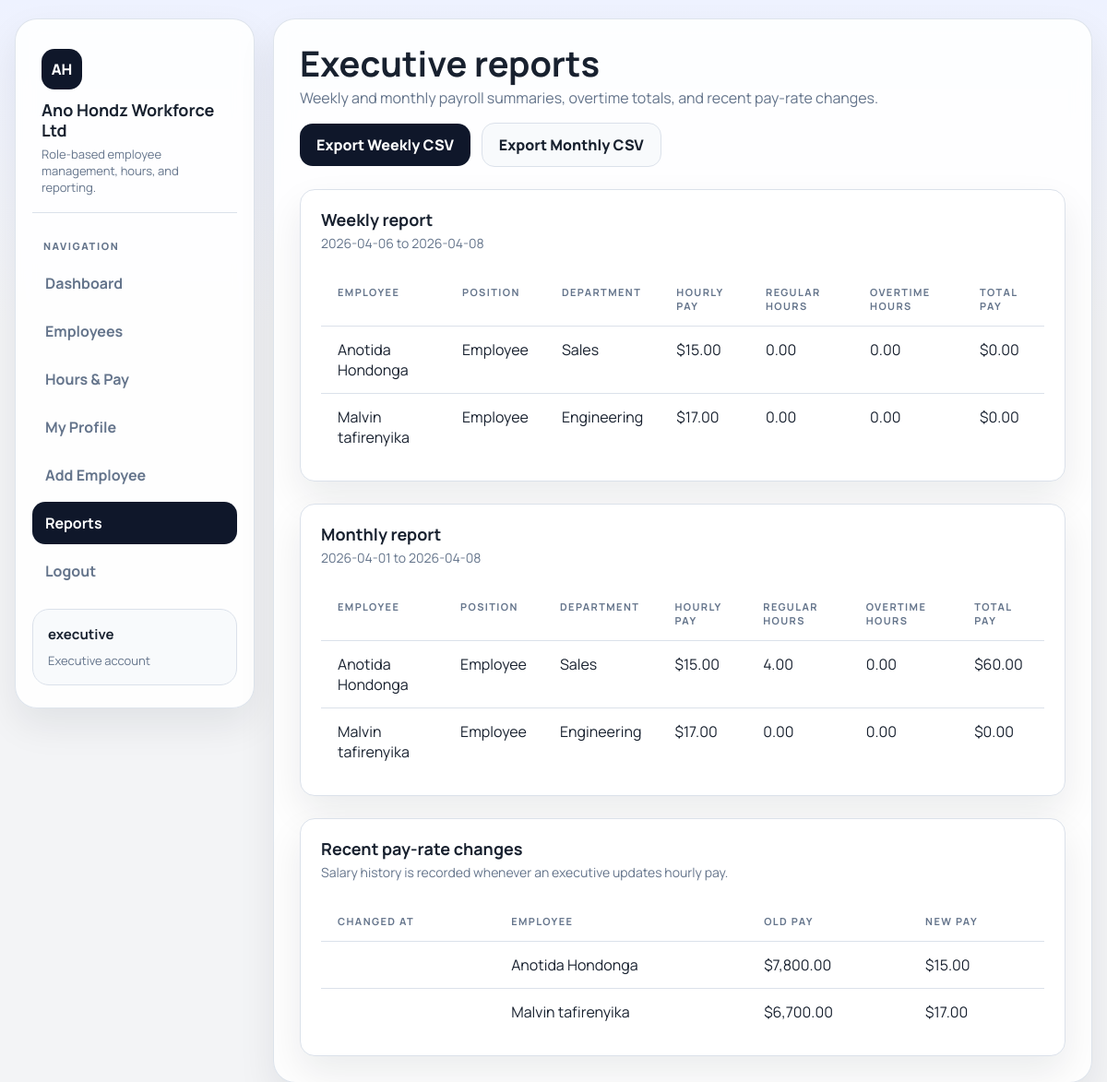
/reports/ (signed in), run on the app's committed database.
### tables this page shows
CREATE TABLE users (
            id INTEGER PRIMARY KEY AUTOINCREMENT,
            username TEXT NOT NULL UNIQUE,
            password_hash TEXT NOT NULL,
            role TEXT NOT NULL CHECK(role IN ('executive', 'employee')),
            employee_id INTEGER UNIQUE,
            created_at TEXT NOT NULL DEFAULT CURRENT_TIMESTAMP,
            FOREIGN KEY (employee_id) REFERENCES employees(id)
        );

CREATE TABLE employees (
            id INTEGER PRIMARY KEY,
            first_name TEXT NOT NULL,
            last_name TEXT NOT NULL,
            salary REAL NOT NULL,
            email TEXT NOT NULL UNIQUE
        , dept_id INTEGER REFERENCES departments(dept_id), job_title TEXT, overtime_rate REAL NOT NULL DEFAULT 1.5, schedule TEXT NOT NULL DEFAULT 'Mon-Fri 9:00 AM - 5:00 PM', address TEXT NOT NULL DEFAULT '', phone TEXT NOT NULL DEFAULT '');

CREATE TABLE salary_history (
            record_id INTEGER PRIMARY KEY AUTOINCREMENT,
            emp_id INTEGER,
            old_salary REAL,
            new_salary REAL,
            change_date TEXT, changed_by INTEGER,
            FOREIGN KEY (emp_id) REFERENCES employees(id)
        );

### ems_app/reports.py (the view)
@bp.route("/")
@executive_required
def index():
    weekly_rows, weekly_start, weekly_end = fetch_report_rows("weekly")
    monthly_rows, monthly_start, monthly_end = fetch_report_rows("monthly")
    recent_salary_changes = get_db().execute(
        """
        SELECT
            sh.change_date,
            sh.old_salary,
            sh.new_salary,
            e.first_name,
            e.last_name
        FROM salary_history sh
        JOIN employees e ON e.id = sh.emp_id
        ORDER BY sh.change_date DESC
        LIMIT 10
        """
    ).fetchall()
    return render_template(
        "reports.html",
        active_page="reports",
        weekly_rows=weekly_rows,
        weekly_start=weekly_start,
        weekly_end=weekly_end,
        monthly_rows=monthly_rows,
        monthly_start=monthly_start,
        monthly_end=monthly_end,
        recent_salary_changes=recent_salary_changes,
    )

### ems_app/auth.py (called while the page is built)
def login_required(view):
    @wraps(view)
    def wrapped_view(*args, **kwargs):
        if g.user is None:
            return redirect(url_for("auth.login", next=request.full_path.rstrip("?")))
        return view(*args, **kwargs)
    return wrapped_view

def executive_required(view):
    @wraps(view)
    @login_required
    def wrapped_view(*args, **kwargs):
        if g.user["role"] != "executive":
            flash("Executive access is required for that page.", "error")
            return redirect(url_for("employees.dashboard"))
        return view(*args, **kwargs)
    return wrapped_view

@bp.before_app_request
def load_logged_in_user():
    user_id = session.get("user_id")
    if user_id is None:
        g.user = None
        return
    db = get_db()
    g.user = db.execute(
        """
        SELECT
            u.id,
            u.username,
            u.role,
            u.employee_id,
            e.first_name,
            e.last_name,
            e.email,
            e.job_title,
            e.salary,
            e.overtime_rate,
            e.schedule,
            e.address,
            e.phone,
            d.dept_name AS department_name
        FROM users u
        LEFT JOIN employees e ON e.id = u.employee_id
        LEFT JOIN departments d ON d.dept_id = e.dept_id
        WHERE u.id = ?
        """,
        (user_id,),
    ).fetchone()

### ems_app/db.py (called while the page is built)
def get_db():
    if "db" not in g:
        g.db = sqlite3.connect(current_app.config["DATABASE"])
        g.db.row_factory = sqlite3.Row
        g.db.execute("PRAGMA foreign_keys = ON")
    return g.db

### ems_app/reports.py (called while the page is built)
def get_period_bounds(period):
    today = date.today()
    if period == "monthly":
        start = today.replace(day=1)
        end = today
    else:
        start = today - timedelta(days=today.weekday())
        end = today
    return start.isoformat(), end.isoformat()

### templates/reports.html (shortened to what this page needs)
{% extends "base.html" %}
{% block content %}
<div class="page-header">
  <div>
    <h2>Executive reports</h2>
    <p>Weekly and monthly payroll summaries, overtime totals, and recent pay-rate changes.</p>
  </div>
  <div class="toolbar">
    <a href="{{ url_for('reports.export_csv', period='weekly') }}" class="btn btn-primary">Export Weekly CSV</a>
    <a href="{{ url_for('reports.export_csv', period='monthly') }}" class="btn btn-secondary">Export Monthly CSV</a>
  </div>
</div>
<section class="card">
  <div class="panel-head">
    <div>
      <h3>Weekly report</h3>
      <p>{{ weekly_start }} to {{ weekly_end }}</p>
    </div>
  </div>
  <div class="panel-body">
    <div class="table-wrap">
      <table>
        <thead>
          <tr><th>Employee</th><th>Position</th><th>Department</th><th>Hourly Pay</th><th>Regular Hours</th><th>Overtime Hours</th><th>Total Pay</th></tr>
        </thead>
        <tbody>
          {% for row in weekly_rows %}
            <tr>
              <td>{{ row.first_name }} {{ row.last_name }}</td>
              <td>{{ row.job_title }}</td>
              <td>{{ row.department_name }}</td>
              <td>{{ row.salary|currency }}</td>
              <td>{{ row.regular_hours|hours }}</td>
              <td>{{ row.overtime_hours|hours }}</td>
              <td>{{ row.total_pay|currency }}</td>
            </tr>
          {% endfor %}
        </tbody>
      </table>
    </div>
  </div>
</section>
<section class="card">
  <div class="panel-head">
    <div>
      <h3>Monthly report</h3>
      <p>{{ monthly_start }} to {{ monthly_end }}</p>
    </div>
  </div>
  <div class="panel-body">
    <div class="table-wrap">
      <table>
        <thead>
          <tr><th>Employee</th><th>Position</th><th>Department</th><th>Hourly Pay</th><th>Regular Hours</th><th>Overtime Hours</th><th>Total Pay</th></tr>
        </thead>
        <tbody>
          {% for row in monthly_rows %}
            <tr>
              <td>{{ row.first_name }} {{ row.last_name }}</td>
              <td>{{ row.job_title }}</td>
              <td>{{ row.department_name }}</td>
              <td>{{ row.salary|currency }}</td>
              <td>{{ row.regular_hours|hours }}</td>
              <td>{{ row.overtime_hours|hours }}</td>
              <td>{{ row.total_pay|currency }}</td>
            </tr>
          {% endfor %}
        </tbody>
      </table>
    </div>
  </div>
</section>
<section class="card">
  <div class="panel-head">
    <div>
      <h3>Recent pay-rate changes</h3>
      <p>Salary history is recorded whenever an executive updates hourly pay.</p>
    </div>
  </div>
  <div class="panel-body">
    {% if recent_salary_changes %}
      <div class="table-wrap">
        <table>
          <thead>
            <tr><th>Changed At</th><th>Employee</th><th>Old Pay</th><th>New Pay</th></tr>
          </thead>
          <tbody>
            {% for row in recent_salary_changes %}
              <tr>
                <td>{{ row.changed_at }}</td>
                <td>{{ row.first_name }} {{ row.last_name }}</td>
                <td>{{ row.old_salary|currency }}</td>
                <td>{{ row.new_salary|currency }}</td>
              </tr>
            {% endfor %}
          </tbody>
        </table>
      </div>
    {% else %}
      <p class="empty">No pay changes have been recorded yet.</p>
    {% endif %}
  </div>
</section>
{% endblock %}

### templates/base.html (shortened to what this page needs)
<!DOCTYPE html>
<html lang="en">
<head>
</head>
<body>
  <div class="shell">
    <aside>
      <div class="brand">
        <div class="brand-mark">AH</div>
        <h1>Ano Hondz Workforce Ltd</h1>
        <p>Role-based employee management, hours, and reporting.</p>
      </div>
      <div class="nav-label">Navigation</div>
      <nav>
        {% if g.user %}
          <a href="{{ url_for('employees.dashboard') }}" class="nav-link{% if active_page == 'dashboard' %} active{% endif %}">Dashboard</a>
          <a href="{{ url_for('employees.employee_directory') }}" class="nav-link{% if active_page == 'employees' %} active{% endif %}">Employees</a>
          <a href="{{ url_for('employees.hours') }}" class="nav-link{% if active_page == 'hours' %} active{% endif %}">Hours & Pay</a>
          <a href="{{ url_for('employees.profile') }}" class="nav-link{% if active_page == 'profile' %} active{% endif %}">My Profile</a>
          {% if g.user['role'] == 'executive' %}
            <a href="{{ url_for('employees.add_employee') }}" class="nav-link{% if active_page == 'add-employee' %} active{% endif %}">Add Employee</a>
            <a href="{{ url_for('reports.index') }}" class="nav-link{% if active_page == 'reports' %} active{% endif %}">Reports</a>
          {% endif %}
          <a href="{{ url_for('auth.logout') }}" class="nav-link">Logout</a>
        {% endif %}
      </nav>
      {% if g.user %}
        <div class="user-card">
          <strong>{{ g.user['username'] }}</strong>
          <span>{{ g.user['role'].title() }} account</span>
        </div>
      {% endif %}
    </aside>
    <main>
      {% block content %}{% endblock %}
    </main>
  </div>
</body>
</html>

### templates/base.html (style rules this page uses)
* { box-sizing: border-box; margin: 0; padding: 0; }
:root { --bg: #f3f4f6; --panel: #ffffff; --surface: #f8fafc; --border: #dbe1ea; --text: #18212f; --muted: #64748b; --accent: #0f172a; --accent-soft: #e2e8f0; --success: #0f9d58; --danger: #d93025; --radius: 16px; --shadow: 0 18px 40px rgba(15, 23, 42, 0.08); }
body { background: linear-gradient(180deg, #eef2ff 0%, var(--bg) 30%); color: var(--text); font-family: "Manrope", "Segoe UI", sans-serif; min-height: 100vh; }
.shell { width: min(1240px, calc(100% - 32px)); margin: 20px auto; display: grid; grid-template-columns: 260px 1fr; gap: 20px; }
aside, main { background: rgba(255,255,255,0.88); backdrop-filter: blur(10px); border: 1px solid rgba(219, 225, 234, 0.9); border-radius: 24px; box-shadow: var(--shadow); }
aside { padding: 24px 18px; position: sticky; top: 20px; height: fit-content; }
main { padding: 28px; display: flex; flex-direction: column; gap: 24px; }
.brand { padding: 8px 10px 18px; border-bottom: 1px solid var(--border); margin-bottom: 18px; }
.brand-mark { width: 44px; height: 44px; border-radius: 14px; background: var(--accent); color: #fff; display: grid; place-items: center; font-weight: 800; margin-bottom: 12px; }
.brand h1 { font-size: 18px; line-height: 1.2; }
.brand p { font-size: 13px; color: var(--muted); margin-top: 6px; }
.nav-label { font-size: 11px; font-weight: 800; letter-spacing: 1.6px; color: var(--muted); text-transform: uppercase; padding: 10px 12px; }
nav { display: flex; flex-direction: column; gap: 6px; }
.nav-link { text-decoration: none; color: var(--muted); padding: 12px 14px; border-radius: 14px; font-weight: 700; transition: all .18s ease; }
.nav-link:hover, .nav-link.active { background: var(--accent); color: #fff; }
.user-card { margin-top: 18px; padding: 16px; border-radius: 18px; background: var(--surface); border: 1px solid var(--border); }
.user-card strong { display: block; font-size: 15px; margin-bottom: 6px; }
.user-card span { color: var(--muted); font-size: 13px; }
.page-header { display: flex; align-items: flex-start; justify-content: space-between; gap: 16px; flex-wrap: wrap; }
.page-header h2 { font-size: clamp(28px, 4vw, 38px); line-height: 1; }
.page-header p { margin-top: 8px; color: var(--muted); max-width: 720px; }
.card { background: var(--panel); border: 1px solid var(--border); border-radius: var(--radius); box-shadow: var(--shadow); }
.panel-head { padding: 20px 22px 0; display: flex; align-items: flex-start; justify-content: space-between; gap: 16px; flex-wrap: wrap; }
.panel-head h3 { font-size: 18px; }
.panel-head p { color: var(--muted); margin-top: 4px; font-size: 14px; }
.panel-body { padding: 22px; }
.toolbar { display: flex; gap: 12px; flex-wrap: wrap; align-items: center; }
.btn { display: inline-flex; align-items: center; justify-content: center; gap: 8px; border: none; border-radius: 14px; padding: 12px 18px; font-weight: 800; text-decoration: none; cursor: pointer; transition: transform .18s ease, box-shadow .18s ease; }
.btn-primary { background: var(--accent); color: #fff; }
.btn-secondary { background: var(--surface); color: var(--text); border: 1px solid var(--border); }
.table-wrap { overflow-x: auto; }
table { width: 100%; border-collapse: collapse; }
th, td { padding: 14px 18px; text-align: left; border-bottom: 1px solid var(--border); vertical-align: top; }
th { font-size: 11px; color: var(--muted); text-transform: uppercase; letter-spacing: 1.4px; }
tr:last-child td { border-bottom: none; }

### data on the page
users: user.username "executive", user.role "Executive"
employees: first_name "Anotida", last_name "Hondonga", job_title "Employee", department_name "Sales", salary "$15.00", regular_hours|hours "0.00", overtime_hours|hours "0.00", total_pay "$0.00", regular_hours|hours "4.00", total_pay "$60.00"
employees: first_name "Malvin", last_name "tafirenyika", job_title "Employee", department_name "Engineering", salary "$17.00", regular_hours|hours "0.00", overtime_hours|hours "0.00", total_pay "$0.00"
salary_history: first_name "Anotida", last_name "Hondonga", old_salary "$7,800.00", new_salary "$15.00"
salary_history: first_name "Malvin", last_name "tafirenyika", old_salary "$6,700.00", new_salary "$17.00"

### other printed values
{{ weekly_start }} "2026-04-06"
{{ weekly_end }} "2026-04-08"
{{ monthly_start }} "2026-04-01"
{{ monthly_end }} "2026-04-08"
